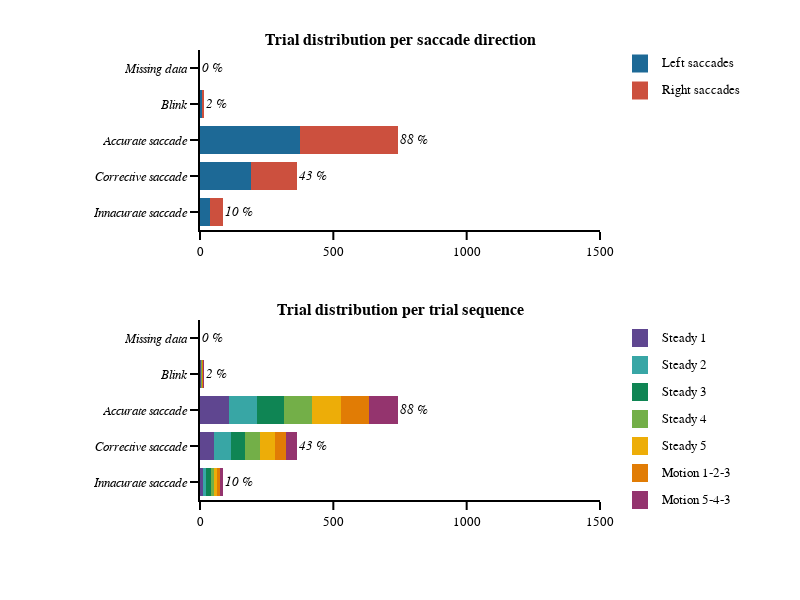

Notebook code cell kept with this figure:
### Markdown cell above
#### Saccade analysis output graph

### Code cell
# general figure settings
template_specs = dict(  axes_color="rgba(0, 0, 0, 1)",
                        axes_width=2,
                        axes_font_size=13,
                        bg_col="rgba(255, 255, 255, 1)",
                        font='Helvetica',
                        title_font_size=15,
                        plot_width=1.5)
fig_template = plotly_template(template_specs)

# figure specific settings
x_range = [0,1500]
colors_panel = px.colors.qualitative.Prism
subplot_titles = ('<b>Trial distribution per saccade direction<b>','<b>Trial distribution per trial sequence<b>')
analysis_crit = ['<i>Missing data<i>', '<i>Blink<i>', '<i>Accurate saccade<i>', '<i>Corrective saccade<i>', '<i>Innacurate saccade<i>']
analysis_crit_df = ['miss_time_trial','blink_trial','main_sac_trial','cor_sac_trial','innacurate_sac_trial']
x_label='Trials'
tss = ['Steady 1', 'Steady 2', 'Steady 3', 'Steady 4', 'Steady 5', 'Motion 1-2-3', 'Motion 5-4-3']
sds = ['Left saccades', 'Right saccades']
ts_cols = [colors_panel[0], colors_panel[2], colors_panel[3], colors_panel[4], colors_panel[5], colors_panel[6], colors_panel[8]]
sd_cols = [colors_panel[1], colors_panel[7]]
x_legend = 1.15
y_legend_step = 0.06
y_legend_sd = 0.97
y_legend_ts = 0.36
rad_leg = 0.04

# subplot settings
rows, cols = 2, 1
fig_height, fig_width = 600,800
column_widths,row_heights = [1],[1,1]
sb_specs = [[{}],[{}]]
fig = make_subplots(rows=rows, cols=cols, specs=sb_specs, print_grid=False, vertical_spacing=0.2, horizontal_spacing=0.05, 
                    column_widths=column_widths, row_heights=row_heights, shared_yaxes=True, subplot_titles=subplot_titles)

# Right / Left saccades
# ---------------------
for sd_num, sd in enumerate(sds):
    # plot
    fig.append_trace(go.Bar(y=analysis_crit, x=df_all.loc[(df_all.saccade_direction == sd_num+1)][analysis_crit_df].sum(), 
                            orientation='h', name=sd, marker_color=sd_cols[sd_num]),row=1, col=1)
    # legend
    fig.add_annotation(xref='paper', yref='paper', x=x_legend, y=y_legend_sd-y_legend_step*sd_num, 
                       text=sd, showarrow=False, font_size = template_specs['axes_font_size'],xanchor = 'left', yanchor='middle')
    fig.add_shape(type='rect',xref='paper', yref='paper', fillcolor=sd_cols[sd_num],line_width=0,
                  x0=x_legend-0.05-rad_leg/2, y0=y_legend_sd-y_legend_step*sd_num-rad_leg/2, 
                  x1=x_legend-0.05+rad_leg/2, y1=y_legend_sd-y_legend_step*sd_num+rad_leg/2)
    
# annotation value
for num_crit, crit_name in enumerate(analysis_crit_df):
    fig.add_annotation(x=df_all[crit_name].sum(), y=num_crit, text='<i>{:1.0f} %<i>'.format(df_all[crit_name].mean()*100), 
                       showarrow=False, font_size = template_specs['axes_font_size'],xanchor = 'left', row=1, col=1)

# Trials sequence
# ---------------
for ts_num, ts in enumerate(tss):
    # plot
    fig.append_trace(go.Bar(y=analysis_crit, x=df_all.loc[(df_all.trial_sequence == ts_num+1)][analysis_crit_df].sum(), 
                            orientation='h', name=ts, marker_color=ts_cols[ts_num]),row=2, col=1)
    # legend
    fig.add_annotation(xref='paper', yref='paper', x=x_legend, y=y_legend_ts-(y_legend_step*ts_num), 
                       text=ts, showarrow=False, font_size = template_specs['axes_font_size'], xanchor = 'left', yanchor='middle')
    fig.add_shape(type='rect',xref='paper', yref='paper', fillcolor=ts_cols[ts_num],line_width=0,
                  x0=x_legend-0.05-rad_leg/2, y0=y_legend_ts-y_legend_step*ts_num-rad_leg/2, 
                  x1=x_legend-0.05+rad_leg/2, y1=y_legend_ts-y_legend_step*ts_num+rad_leg/2)

for num_crit, crit_name in enumerate(analysis_crit_df):
    fig.add_annotation(x=df_all[crit_name].sum(), y=num_crit, text='<i>{:1.0f} %<i>'.format(df_all[crit_name].mean()*100), 
                       showarrow=False, font_size = template_specs['axes_font_size'],xanchor = 'left', row=2, col=1)


# axes settings
for row in np.arange(rows):
    for col in np.arange(cols):
        fig.update_xaxes(visible=True, ticklen=8, linewidth=template_specs['axes_width'], range=x_range, row=row+1, col=col+1)
        fig.update_yaxes(visible=True, ticklen=8, linewidth=template_specs['axes_width'], autorange="reversed", row=row+1, col=col+1)
    
# Save figure
fig.layout.update(template=fig_template, width=fig_width, height=fig_height, margin_l=200, margin_r=200, margin_t=50, margin_b=100, barmode='stack', showlegend=False)
fig.show()
if not os.path.exists(fig_dir):os.mkdir(fig_dir)    
fig.write_image('{}/{}_trial_dist.pdf'.format(fig_dir, subject))

### Figure 1 — Plotly figure (JSON) as saved in the notebook; plotly's stock layout.template omitted (floating-point values rounded to 4 significant figures)
{"data": [{"marker": {"color": "rgb(29, 105, 150)"}, "name": "Left saccades", "orientation": "h", "type": "bar", "x": [0, 8, 375, 190, 37], "xaxis": "x", "y": ["<i>Missing data<i>", "<i>Blink<i>", "<i>Accurate saccade<i>", "<i>Corrective saccade<i>", "<i>Innacurate saccade<i>"], "yaxis": "y"}, {"marker": {"color": "rgb(204, 80, 62)"}, "name": "Right saccades", "orientation": "h", "type": "bar", "x": [0, 6, 366, 173, 48], "xaxis": "x", "y": ["<i>Missing data<i>", "<i>Blink<i>", "<i>Accurate saccade<i>", "<i>Corrective saccade<i>", "<i>Innacurate saccade<i>"], "yaxis": "y"}, {"marker": {"color": "rgb(95, 70, 144)"}, "name": "Steady 1", "orientation": "h", "type": "bar", "x": [0, 2, 108, 54, 10], "xaxis": "x2", "y": ["<i>Missing data<i>", "<i>Blink<i>", "<i>Accurate saccade<i>", "<i>Corrective saccade<i>", "<i>Innacurate saccade<i>"], "yaxis": "y2"}, {"marker": {"color": "rgb(56, 166, 165)"}, "name": "Steady 2", "orientation": "h", "type": "bar", "x": [0, 3, 105, 63, 12], "xaxis": "x2", "y": ["<i>Missing data<i>", "<i>Blink<i>", "<i>Accurate saccade<i>", "<i>Corrective saccade<i>", "<i>Innacurate saccade<i>"], "yaxis": "y2"}, {"marker": {"color": "rgb(15, 133, 84)"}, "name": "Steady 3", "orientation": "h", "type": "bar", "x": [0, 0, 101, 51, 19], "xaxis": "x2", "y": ["<i>Missing data<i>", "<i>Blink<i>", "<i>Accurate saccade<i>", "<i>Corrective saccade<i>", "<i>Innacurate saccade<i>"], "yaxis": "y2"}, {"marker": {"color": "rgb(115, 175, 72)"}, "name": "Steady 4", "orientation": "h", "type": "bar", "x": [0, 2, 107, 56, 11], "xaxis": "x2", "y": ["<i>Missing data<i>", "<i>Blink<i>", "<i>Accurate saccade<i>", "<i>Corrective saccade<i>", "<i>Innacurate saccade<i>"], "yaxis": "y2"}, {"marker": {"color": "rgb(237, 173, 8)"}, "name": "Steady 5", "orientation": "h", "type": "bar", "x": [0, 2, 106, 56, 12], "xaxis": "x2", "y": ["<i>Missing data<i>", "<i>Blink<i>", "<i>Accurate saccade<i>", "<i>Corrective saccade<i>", "<i>Innacurate saccade<i>"], "yaxis": "y2"}, {"marker": {"color": "rgb(225, 124, 5)"}, "name": "Motion 1-2-3", "orientation": "h", "type": "bar", "x": [0, 1, 107, 41, 12], "xaxis": "x2", "y": ["<i>Missing data<i>", "<i>Blink<i>", "<i>Accurate saccade<i>", "<i>Corrective saccade<i>", "<i>Innacurate saccade<i>"], "yaxis": "y2"}, {"marker": {"color": "rgb(148, 52, 110)"}, "name": "Motion 5-4-3", "orientation": "h", "type": "bar", "x": [0, 4, 107, 42, 9], "xaxis": "x2", "y": ["<i>Missing data<i>", "<i>Blink<i>", "<i>Accurate saccade<i>", "<i>Corrective saccade<i>", "<i>Innacurate saccade<i>"], "yaxis": "y2"}], "layout": {"annotations": [{"font": {"size": 16}, "showarrow": false, "text": "<b>Trial distribution per saccade direction<b>", "x": 0.5, "xanchor": "center", "xref": "paper", "y": 1, "yanchor": "bottom", "yref": "paper"}, {"font": {"size": 16}, "showarrow": false, "text": "<b>Trial distribution per trial sequence<b>", "x": 0.5, "xanchor": "center", "xref": "paper", "y": 0.4, "yanchor": "bottom", "yref": "paper"}, {"font": {"size": 13}, "showarrow": false, "text": "Left saccades", "x": 1.15, "xanchor": "left", "xref": "paper", "y": 0.97, "yanchor": "middle", "yref": "paper"}, {"font": {"size": 13}, "showarrow": false, "text": "Right saccades", "x": 1.15, "xanchor": "left", "xref": "paper", "y": 0.91, "yanchor": "middle", "yref": "paper"}, {"font": {"size": 13}, "showarrow": false, "text": "<i>0 %<i>", "x": 0, "xanchor": "left", "xref": "x", "y": 0, "yref": "y"}, {"font": {"size": 13}, "showarrow": false, "text": "<i>2 %<i>", "x": 14, "xanchor": "left", "xref": "x", "y": 1, "yref": "y"}, {"font": {"size": 13}, "showarrow": false, "text": "<i>88 %<i>", "x": 741, "xanchor": "left", "xref": "x", "y": 2, "yref": "y"}, {"font": {"size": 13}, "showarrow": false, "text": "<i>43 %<i>", "x": 363, "xanchor": "left", "xref": "x", "y": 3, "yref": "y"}, {"font": {"size": 13}, "showarrow": false, "text": "<i>10 %<i>", "x": 85, "xanchor": "left", "xref": "x", "y": 4, "yref": "y"}, {"font": {"size": 13}, "showarrow": false, "text": "Steady 1", "x": 1.15, "xanchor": "left", "xref": "paper", "y": 0.36, "yanchor": "middle", "yref": "paper"}, {"font": {"size": 13}, "showarrow": false, "text": "Steady 2", "x": 1.15, "xanchor": "left", "xref": "paper", "y": 0.3, "yanchor": "middle", "yref": "paper"}, {"font": {"size": 13}, "showarrow": false, "text": "Steady 3", "x": 1.15, "xanchor": "left", "xref": "paper", "y": 0.24, "yanchor": "middle", "yref": "paper"}, {"font": {"size": 13}, "showarrow": false, "text": "Steady 4", "x": 1.15, "xanchor": "left", "xref": "paper", "y": 0.18, "yanchor": "middle", "yref": "paper"}, {"font": {"size": 13}, "showarrow": false, "text": "Steady 5", "x": 1.15, "xanchor": "left", "xref": "paper", "y": 0.12, "yanchor": "middle", "yref": "paper"}, {"font": {"size": 13}, "showarrow": false, "text": "Motion 1-2-3", "x": 1.15, "xanchor": "left", "xref": "paper", "y": 0.06, "yanchor": "middle", "yref": "paper"}, {"font": {"size": 13}, "showarrow": false, "text": "Motion 5-4-3", "x": 1.15, "xanchor": "left", "xref": "paper", "y": 0, "yanchor": "middle", "yref": "paper"}, {"font": {"size": 13}, "showarrow": false, "text": "<i>0 %<i>", "x": 0, "xanchor": "left", "xref": "x2", "y": 0, "yref": "y2"}, {"font": {"size": 13}, "showarrow": false, "text": "<i>2 %<i>", "x": 14, "xanchor": "left", "xref": "x2", "y": 1, "yref": "y2"}, {"font": {"size": 13}, "showarrow": false, "text": "<i>88 %<i>", "x": 741, "xanchor": "left", "xref": "x2", "y": 2, "yref": "y2"}, {"font": {"size": 13}, "showarrow": false, "text": "<i>43 %<i>", "x": 363, "xanchor": "left", "xref": "x2", "y": 3, "yref": "y2"}, {"font": {"size": 13}, "showarrow": false, "text": "<i>10 %<i>", "x": 85, "xanchor": "left", "xref": "x2", "y": 4, "yref": "y2"}], "barmode": "stack", "height": 600, "margin": {"b": 100, "l": 200, "r": 200, "t": 50}, "shapes": [{"fillcolor": "rgb(29, 105, 150)", "line": {"width": 0}, "type": "rect", "x0": 1.08, "x1": 1.12, "xref": "paper", "y0": 0.95, "y1": 0.99, "yref": "paper"}, {"fillcolor": "rgb(204, 80, 62)", "line": {"width": 0}, "type": "rect", "x0": 1.08, "x1": 1.12, "xref": "paper", "y0": 0.89, "y1": 0.93, "yref": "paper"}, {"fillcolor": "rgb(95, 70, 144)", "line": {"width": 0}, "type": "rect", "x0": 1.08, "x1": 1.12, "xref": "paper", "y0": 0.34, "y1": 0.38, "yref": "paper"}, {"fillcolor": "rgb(56, 166, 165)", "line": {"width": 0}, "type": "rect", "x0": 1.08, "x1": 1.12, "xref": "paper", "y0": 0.28, "y1": 0.32, "yref": "paper"}, {"fillcolor": "rgb(15, 133, 84)", "line": {"width": 0}, "type": "rect", "x0": 1.08, "x1": 1.12, "xref": "paper", "y0": 0.22, "y1": 0.26, "yref": "paper"}, {"fillcolor": "rgb(115, 175, 72)", "line": {"width": 0}, "type": "rect", "x0": 1.08, "x1": 1.12, "xref": "paper", "y0": 0.16, "y1": 0.2, "yref": "paper"}, {"fillcolor": "rgb(237, 173, 8)", "line": {"width": 0}, "type": "rect", "x0": 1.08, "x1": 1.12, "xref": "paper", "y0": 0.1, "y1": 0.14, "yref": "paper"}, {"fillcolor": "rgb(225, 124, 5)", "line": {"width": 0}, "type": "rect", "x0": 1.08, "x1": 1.12, "xref": "paper", "y0": 0.04, "y1": 0.08, "yref": "paper"}, {"fillcolor": "rgb(148, 52, 110)", "line": {"width": 0}, "type": "rect", "x0": 1.08, "x1": 1.12, "xref": "paper", "y0": -0.02, "y1": 0.02, "yref": "paper"}], "showlegend": false, "width": 800, "xaxis": {"anchor": "y", "domain": [0, 1], "linewidth": 2, "range": [0, 1500], "ticklen": 8, "type": "linear", "visible": true}, "xaxis2": {"anchor": "y2", "domain": [0, 1], "linewidth": 2, "range": [0, 1500], "ticklen": 8, "type": "linear", "visible": true}, "yaxis": {"anchor": "x", "autorange": true, "domain": [0.6, 1], "linewidth": 2, "range": [4.5, -0.5], "ticklen": 8, "type": "category", "visible": true}, "yaxis2": {"anchor": "x2", "autorange": true, "domain": [0, 0.4], "linewidth": 2, "range": [4.5, -0.5], "ticklen": 8, "type": "category", "visible": true}}}
